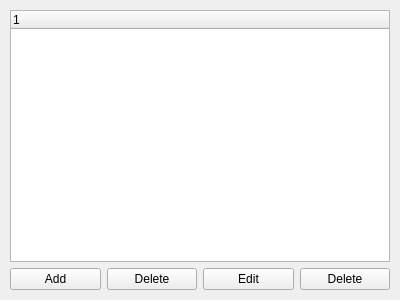
<?xml version="1.0" encoding="UTF-8"?>
<ui version="4.0">
 <class>Widget</class>
 <widget class="QWidget" name="Widget">
  <property name="geometry">
   <rect>
    <x>0</x>
    <y>0</y>
    <width>400</width>
    <height>300</height>
   </rect>
  </property>
  <property name="windowTitle">
   <string>Widget</string>
  </property>
  <layout class="QHBoxLayout" name="horizontalLayout_2">
   <item>
    <layout class="QVBoxLayout" name="verticalLayout">
     <item>
      <widget class="QTreeWidget" name="treeWidget">
       <column>
        <property name="text">
         <string notr="true">1</string>
        </property>
       </column>
      </widget>
     </item>
     <item>
      <layout class="QHBoxLayout" name="horizontalLayout">
       <item>
        <widget class="QPushButton" name="addButton">
         <property name="text">
          <string>Add</string>
         </property>
        </widget>
       </item>
       <item>
        <widget class="QPushButton" name="deleteButton">
         <property name="text">
          <string>Delete</string>
         </property>
        </widget>
       </item>
       <item>
        <widget class="QPushButton" name="pushButton_3">
         <property name="text">
          <string>Edit</string>
         </property>
        </widget>
       </item>
       <item>
        <widget class="QPushButton" name="findButton">
         <property name="text">
          <string>Delete</string>
         </property>
        </widget>
       </item>
      </layout>
     </item>
    </layout>
   </item>
  </layout>
 </widget>
 <layoutdefault spacing="6" margin="10"/>
 <resources/>
 <connections/>
</ui>
